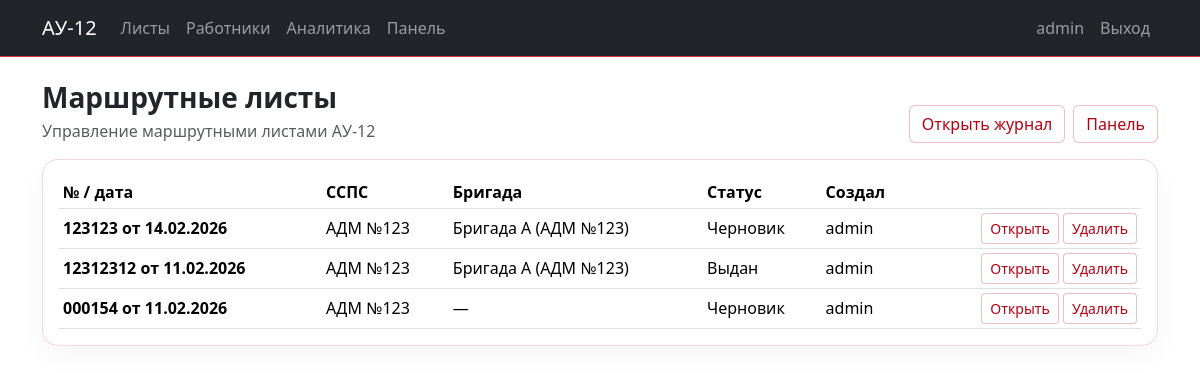
Before: /panel/routesheets/ (signed in) with the older database file.
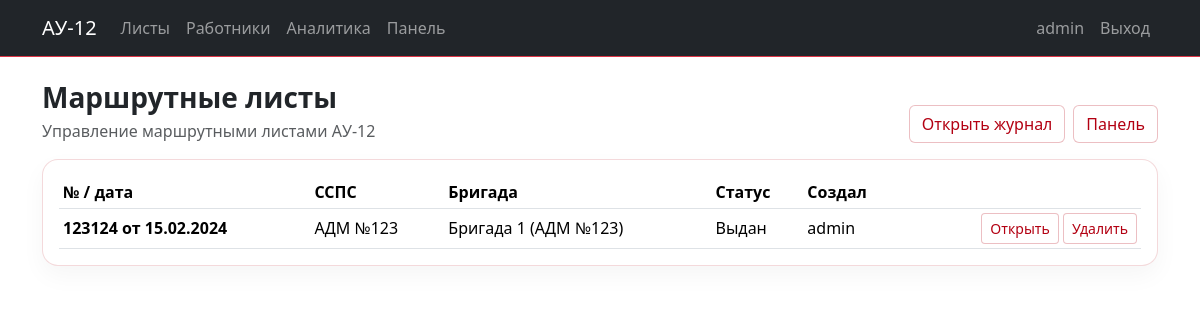
After: the same page with the newer database file.
### apps/routesheets/models.py (models this page shows, shortened)
class RouteSheetAU12(models.Model):
    number = models.CharField("Номер", max_length=50)
    date = models.DateField("Дата")
    railway_name = models.CharField("Наименование дороги", max_length=255, blank=True)
    enterprise = models.ForeignKey(
        Enterprise,
        verbose_name="Предприятие",
        on_delete=models.PROTECT,
        related_name="routesheets",
        null=True,
    )
    ssps_unit = models.ForeignKey(
        SSPSUnit,
        verbose_name="Единица ССПС",
        on_delete=models.PROTECT,
        related_name="au12_routesheets",
    )
    brigade = models.ForeignKey(
        Brigade,
        verbose_name="Бригада",
        on_delete=models.PROTECT,
        null=True,
        blank=True,
        related_name="routesheets",
    )
    status = models.CharField("Статус", max_length=20, choices=AU12Status.choices, default=AU12Status.DRAFT)
    step = models.CharField("Этап", max_length=20, choices=AU12Step.choices, default=AU12Step.MED_PRE)
    created_by = models.ForeignKey(
        settings.AUTH_USER_MODEL,
        verbose_name="Создал",
        on_delete=models.PROTECT,
        related_name="au12_created",
    )
    created_at = models.DateTimeField("Создано", auto_now_add=True)
    class Meta:
        verbose_name = "Маршрутный лист АУ-12"
        verbose_name_plural = "Маршрутные листы АУ-12"
        ordering = ["-date", "-id"]

### apps/directory/models.py (models this page shows)
class SSPSUnit(models.Model):
    owner = models.ForeignKey(Enterprise, verbose_name="Владелец (предприятие)", on_delete=models.PROTECT)
    type_name = models.CharField("Тип ССПС", max_length=120)
    number = models.CharField("Номер ССПС", max_length=50)
    max_people = models.PositiveIntegerField("Макс. число людей", default=0)
    class Meta:
        verbose_name = "Единица ССПС"
        verbose_name_plural = "Единицы ССПС"
        unique_together = [("type_name", "number")]
    def __str__(self):
        return f"{self.type_name} №{self.number}"

class Brigade(models.Model):
    name = models.CharField("Название бригады", max_length=255)
    ssps_unit = models.ForeignKey(SSPSUnit, verbose_name="Единица ССПС", on_delete=models.PROTECT, related_name="brigades")
    members = models.ManyToManyField(
        settings.AUTH_USER_MODEL,
        verbose_name="Состав бригады (работники)",
        related_name="brigades",
        blank=True
    )
    is_active = models.BooleanField("Активна", default=True)
    class Meta:
        verbose_name = "Бригада"
        verbose_name_plural = "Бригады"
        unique_together = [("name", "ssps_unit")]
    def __str__(self):
        return f"{self.name} ({self.ssps_unit})"

### apps/accounts/models.py (models this page shows, shortened)
class User(AbstractUser):
    patronymic = models.CharField("Отчество", max_length=150, blank=True, default="")
    role = models.CharField("Должность", max_length=20, choices=Role.choices, default=Role.MACHINIST)
    station = models.ForeignKey(
        Station,
        verbose_name="Станция",
        on_delete=models.PROTECT,
        null=True,
        blank=True,
        related_name="users",
    )
    class Meta:
        verbose_name = "Пользователь"
        verbose_name_plural = "Пользователи"
    def __str__(self):
        fio = " ".join([self.last_name or "", self.first_name or "", self.patronymic or ""]).strip()
        return fio or self.username

### apps/panel/views.py (the view)
# urls.py: path("routesheets/", views.RouteSheetList.as_view(), name='routesheet_list'),
class RouteSheetList(RoleRequiredMixin, ListView):
    allowed_roles = {Role.ADMIN}
    model = RouteSheetAU12
    template_name = "panel/list_routesheets.html"
    def get_queryset(self):
        return super().get_queryset().select_related("ssps_unit", "brigade", "created_by").order_by("-date", "-id")

### apps/accounts/permissions.py (called while the page is built)
    def dispatch(self, request, *args, **kwargs):
        if not request.user.is_authenticated:
            return super().dispatch(request, *args, **kwargs)
        if getattr(request.user, "is_superuser", False):
            return super().dispatch(request, *args, **kwargs)
        if self.allowed_roles and getattr(request.user, "role", None) not in self.allowed_roles:
            return HttpResponseForbidden("Недостаточно прав.")
        return super().dispatch(request, *args, **kwargs)

### apps/panel/templates/panel/list_routesheets.html
{% extends "base.html" %}
{% block content %}
<div class="d-flex align-items-end justify-content-between flex-wrap gap-2 mb-3">
  <div>
    <h3 class="section-title mb-1">Маршрутные листы</h3>
    <div class="text-muted">Управление маршрутными листами АУ-12</div>
  </div>
  <div class="d-flex gap-2">
    <a class="btn btn-ghost" href="{% url 'routesheets:au12_list' %}">Открыть журнал</a>
    <a class="btn btn-ghost" href="{% url 'panel:home' %}">Панель</a>
  </div>
</div>
<div class="card p-3">
  <div class="table-responsive">
    <table class="table table-sm align-middle mb-0">
      <thead>
        <tr>
          <th>№ / дата</th>
          <th>ССПС</th>
          <th>Бригада</th>
          <th>Статус</th>
          <th>Создал</th>
          <th></th>
        </tr>
      </thead>
      <tbody>
      {% for obj in object_list %}
        <tr>
          <td class="fw-semibold">{{ obj.number }} от {{ obj.date|date:"d.m.Y" }}</td>
          <td>{{ obj.ssps_unit }}</td>
          <td>{{ obj.brigade|default:"—" }}</td>
          <td>{{ obj.get_status_display }}</td>
          <td>{{ obj.created_by }}</td>
          <td class="text-end">
            <a class="btn btn-ghost btn-sm" href="{% url 'routesheets:au12_detail' obj.id %}">Открыть</a>
            <a class="btn btn-ghost btn-sm" href="{% url 'panel:routesheet_delete' obj.id %}">Удалить</a>
          </td>
        </tr>
      {% empty %}
        <tr><td colspan="6" class="text-muted">Нет данных</td></tr>
      {% endfor %}
      </tbody>
    </table>
  </div>
</div>
{% endblock %}

Changed rows visible on the page:
removed RouteSheetAU12: number "123123", date "14.02.2026", ssps_unit "АДМ №123", brigade "Бригада А (АДМ №123)", status "Черновик", created_by "admin"
removed RouteSheetAU12: number "12312312", date "11.02.2026", ssps_unit "АДМ №123", brigade "Бригада А (АДМ №123)", status "Выдан", created_by "admin"
removed RouteSheetAU12: number "000154", date "11.02.2026", ssps_unit "АДМ №123", brigade "—", status "Черновик", created_by "admin"
added RouteSheetAU12: number "123124", date "15.02.2024", ssps_unit "АДМ №123", brigade "Бригада 1 (АДМ №123)", status "Выдан", created_by "admin"
